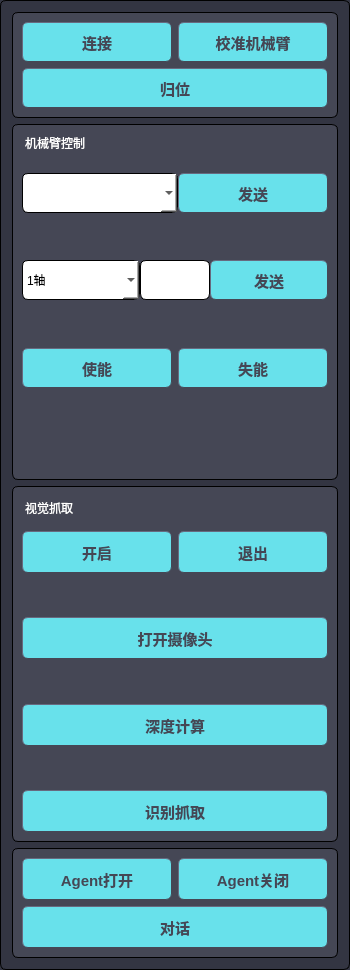
     <widget class="QFrame" name="frame_2">
      <property name="sizePolicy">
       <sizepolicy hsizetype="Preferred" vsizetype="Preferred">
        <horstretch>1</horstretch>
        <verstretch>0</verstretch>
       </sizepolicy>
      </property>
      <property name="minimumSize">
       <size>
        <width>250</width>
        <height>50</height>
       </size>
      </property>
      <property name="maximumSize">
       <size>
        <width>350</width>
        <height>16777215</height>
       </size>
      </property>
      <property name="styleSheet">
       <string notr="true">border-width: 1px;border-style: solid;background-color: rgb(51,53,66); border-style: outset;border-radius:6px; </string>
      </property>
      <property name="frameShape">
       <enum>QFrame::StyledPanel</enum>
      </property>
      <property name="frameShadow">
       <enum>QFrame::Raised</enum>
      </property>
      <layout class="QVBoxLayout" name="verticalLayout" stretch="1,4,4,0">
       <item>
        <widget class="QFrame" name="frame_6">
         <property name="styleSheet">
          <string notr="true">border-width: 1px;border-style: solid;background-color: rgb(69,71,85); border-style: outset;border-radius:6px; </string>
         </property>
         <property name="frameShape">
          <enum>QFrame::StyledPanel</enum>
         </property>
         <property name="frameShadow">
          <enum>QFrame::Raised</enum>
         </property>
         <layout class="QVBoxLayout" name="verticalLayout_7">
          <item>
           <layout class="QHBoxLayout" name="horizontalLayout_9">
            <item>
             <widget class="QPushButton" name="pushButton_5">
              <property name="minimumSize">
               <size>
                <width>32</width>
                <height>40</height>
               </size>
              </property>
              <property name="styleSheet">
               <string notr="true">
QPushButton
{
	background-color: rgb(104,225,235); /*背景色*/ 
	border-style: outset;    /* 边界内凹 */
	border-width: 1px;     /* 边边界宽度 */
	font: bold 15px;     /* 字体大小 */
	min-width:2em;
	color:rgb(69,71,85); /* 字体颜色 */
	
}
/* 鼠标经过改变按钮颜色 */
QPushButton:hover
{
	background-color: rgb(102,255,104);
}
</string>
              </property>
              <property name="text">
               <string>连接</string>
              </property>
             </widget>
            </item>
            <item>
             <widget class="QPushButton" name="pushButton_10">
              <property name="enabled">
               <bool>false</bool>
              </property>
              <property name="minimumSize">
               <size>
                <width>32</width>
                <height>40</height>
               </size>
              </property>
              <property name="styleSheet">
               <string notr="true">
QPushButton
{
	background-color: rgb(104,225,235); /*背景色*/ 
	border-style: outset;    /* 边界内凹 */
	border-width: 1px;     /* 边边界宽度 */
	font: bold 15px;     /* 字体大小 */
	min-width:2em;
	color:rgb(69,71,85); /* 字体颜色 */
	
}
/* 鼠标经过改变按钮颜色 */
QPushButton:hover
{
	background-color: rgb(102,255,104);
}

</string>
              </property>
              <property name="text">
               <string>校准机械臂</string>
              </property>
             </widget>
            </item>
           </layout>
          </item>
          <item>
           <widget class="QPushButton" name="pushButton_12">
            <property name="enabled">
             <bool>false</bool>
            </property>
            <property name="minimumSize">
             <size>
              <width>32</width>
              <height>40</height>
             </size>
            </property>
            <property name="styleSheet">
             <string notr="true">
QPushButton
{
	background-color: rgb(104,225,235); /*背景色*/ 
	border-style: outset;    /* 边界内凹 */
	border-width: 1px;     /* 边边界宽度 */
	font: bold 15px;     /* 字体大小 */
	min-width:2em;
	color:rgb(69,71,85); /* 字体颜色 */
	
}
/* 鼠标经过改变按钮颜色 */
QPushButton:hover
{
	background-color: rgb(102,255,104);
}
</string>
            </property>
            <property name="text">
             <string>归位</string>
            </property>
           </widget>
          </item>
         </layout>
        </widget>
       </item>
       <item>
        <widget class="QFrame" name="frame_3">
         <property name="styleSheet">
          <string notr="true">border-width: 1px;border-style: solid;background-color: rgb(69,71,85); border-style: outset;border-radius:6px; </string>
         </property>
         <property name="frameShape">
          <enum>QFrame::StyledPanel</enum>
         </property>
         <property name="frameShadow">
          <enum>QFrame::Raised</enum>
         </property>
         <layout class="QVBoxLayout" name="verticalLayout_3">
          <item>
           <widget class="QLabel" name="label_4">
            <property name="styleSheet">
             <string notr="true">font: 87 14pt &quot;Arial&quot;;
color: white;
border: none;
margin-bottom: 15px;</string>
            </property>
            <property name="text">
             <string>机械臂控制</string>
            </property>
           </widget>
          </item>
          <item>
           <layout class="QHBoxLayout" name="horizontalLayout_3">
            <property name="spacing">
             <number>0</number>
            </property>
            <property name="bottomMargin">
             <number>0</number>
            </property>
            <item>
             <widget class="QComboBox" name="comboBox">
              <property name="minimumSize">
               <size>
                <width>120</width>
                <height>40</height>
               </size>
              </property>
              <property name="styleSheet">
               <string notr="true">background: white;
font: 9pt &quot;Arial&quot;;</string>
              </property>
             </widget>
            </item>
            <item>
             <widget class="QPushButton" name="pushButton">
              <property name="enabled">
               <bool>false</bool>
              </property>
              <property name="minimumSize">
               <size>
                <width>32</width>
                <height>40</height>
               </size>
              </property>
              <property name="maximumSize">
               <size>
                <width>150</width>
                <height>16777215</height>
               </size>
              </property>
              <property name="styleSheet">
               <string notr="true">
QPushButton
{
	background-color: rgb(104,225,235); /*背景色*/ 
	border-style: outset;    /* 边界内凹 */
	border-width: 1px;     /* 边边界宽度 */
	font: bold 15px;     /* 字体大小 */
	min-width:2em;
	color:rgb(69,71,85); /* 字体颜色 */
	
}
/* 鼠标经过改变按钮颜色 */
QPushButton:hover
{
	background-color: rgb(102,255,104);
}
</string>
              </property>
              <property name="text">
               <string>发送</string>
              </property>
             </widget>
            </item>
           </layout>
          </item>
          <item>
           <spacer name="verticalSpacer_4">
            <property name="orientation">
             <enum>Qt::Vertical</enum>
            </property>
            <property name="sizeHint" stdset="0">
             <size>
              <width>20</width>
              <height>40</height>
             </size>
            </property>
           </spacer>
          </item>
          <item>
           <layout class="QHBoxLayout" name="horizontalLayout_16" stretch="4,1,4">
            <property name="spacing">
             <number>0</number>
            </property>
            <item>
             <widget class="QComboBox" name="comboBox_2">
              <property name="minimumSize">
               <size>
                <width>0</width>
                <height>40</height>
               </size>
              </property>
              <property name="styleSheet">
               <string notr="true">background: white;
font: 9pt &quot;Arial&quot;;</string>
              </property>
              <item>
               <property name="text">
                <string>1轴</string>
               </property>
              </item>
              <item>
               <property name="text">
                <string>2轴</string>
               </property>
              </item>
              <item>
               <property name="text">
                <string>3轴</string>
               </property>
              </item>
              <item>
               <property name="text">
                <string>4轴</string>
               </property>
              </item>
              <item>
               <property name="text">
                <string>5轴</string>
               </property>
              </item>
              <item>
               <property name="text">
                <string>6轴</string>
               </property>
              </item>
             </widget>
            </item>
            <item>
             <widget class="QTextEdit" name="textEdit_3">
              <property name="maximumSize">
               <size>
                <width>16777215</width>
                <height>40</height>
               </size>
              </property>
              <property name="styleSheet">
               <string notr="true">background: white;
font: 9pt &quot;Arial&quot;;
</string>
              </property>
             </widget>
            </item>
            <item>
             <widget class="QPushButton" name="pushButton_6">
              <property name="enabled">
               <bool>false</bool>
              </property>
              <property name="minimumSize">
               <size>
                <width>32</width>
                <height>40</height>
               </size>
              </property>
              <property name="styleSheet">
               <string notr="true">
QPushButton
{
	background-color: rgb(104,225,235); /*背景色*/ 
	border-style: outset;    /* 边界内凹 */
	border-width: 1px;     /* 边边界宽度 */
	font: bold 15px;     /* 字体大小 */
	min-width:2em;
	color:rgb(69,71,85); /* 字体颜色 */
	
}
/* 鼠标经过改变按钮颜色 */
QPushButton:hover
{
	background-color: rgb(102,255,104);
}
</string>
              </property>
              <property name="text">
               <string>发送</string>
              </property>
             </widget>
            </item>
           </layout>
          </item>
          <item>
           <spacer name="verticalSpacer_14">
            <property name="orientation">
             <enum>Qt::Vertical</enum>
            </property>
            <property name="sizeHint" stdset="0">
             <size>
              <width>20</width>
              <height>40</height>
             </size>
            </property>
           </spacer>
          </item>
          <item>
           <layout class="QHBoxLayout" name="horizontalLayout_17">
            <item>
             <widget class="QPushButton" name="pushButton_7">
              <property name="enabled">
               <bool>false</bool>
              </property>
              <property name="minimumSize">
               <size>
                <width>32</width>
                <height>40</height>
               </size>
              </property>
              <property name="styleSheet">
               <string notr="true">
QPushButton
{
	background-color: rgb(104,225,235); /*背景色*/ 
	border-style: outset;    /* 边界内凹 */
	border-width: 1px;     /* 边边界宽度 */
	font: bold 15px;     /* 字体大小 */
	min-width:2em;
	color:rgb(69,71,85); /* 字体颜色 */
	
}
/* 鼠标经过改变按钮颜色 */
QPushButton:hover
{
	background-color: rgb(102,255,104);
}
</string>
              </property>
              <property name="text">
               <string>使能</string>
              </property>
             </widget>
            </item>
            <item>
             <widget class="QPushButton" name="pushButton_9">
              <property name="enabled">
               <bool>false</bool>
              </property>
              <property name="minimumSize">
               <size>
                <width>32</width>
                <height>40</height>
               </size>
              </property>
              <property name="styleSheet">
               <string notr="true">
QPushButton
{
	background-color: rgb(104,225,235); /*背景色*/ 
	border-style: outset;    /* 边界内凹 */
	border-width: 1px;     /* 边边界宽度 */
	font: bold 15px;     /* 字体大小 */
	min-width:2em;
	color:rgb(69,71,85); /* 字体颜色 */
	
}
/* 鼠标经过改变按钮颜色 */
QPushButton:hover
{
	background-color: rgb(102,255,104);
}
</string>
              </property>
              <property name="text">
               <string>失能</string>
              </property>
             </widget>
            </item>
           </layout>
          </item>
          <item>
           <spacer name="verticalSpacer_11">
            <property name="orientation">
             <enum>Qt::Vertical</enum>
            </property>
            <property name="sizeHint" stdset="0">
             <size>
              <width>20</width>
              <height>40</height>
             </size>
            </property>
           </spacer>
          </item>
          <item>
           <spacer name="verticalSpacer_13">
            <property name="orientation">
             <enum>Qt::Vertical</enum>
            </property>
            <property name="sizeHint" stdset="0">
             <size>
              <width>20</width>
              <height>40</height>
             </size>
            </property>
           </spacer>
          </item>
         </layout>
        </widget>
       </item>
       <item>
        <widget class="QFrame" name="frame_4">
         <property name="styleSheet">
          <string notr="true">border-width: 1px;border-style: solid;background-color: rgb(69,71,85); border-style: outset;border-radius:6px; </string>
         </property>
         <property name="frameShape">
          <enum>QFrame::StyledPanel</enum>
         </property>
         <property name="frameShadow">
          <enum>QFrame::Raised</enum>
         </property>
         <layout class="QVBoxLayout" name="verticalLayout_2">
          <item>
           <widget class="QLabel" name="label_2">
            <property name="styleSheet">
             <string notr="true">font: 87 14pt &quot;Arial&quot;;
color: white;
border: none;
margin-bottom: 5px;</string>
            </property>
            <property name="text">
             <string>视觉抓取</string>
            </property>
            <property name="alignment">
             <set>Qt::AlignLeading|Qt::AlignLeft|Qt::AlignTop</set>
            </property>
            <property name="margin">
             <number>0</number>
            </property>
           </widget>
          </item>
          <item>
           <layout class="QHBoxLayout" name="horizontalLayout_4">
            <item>
             <widget class="QPushButton" name="pushButton_3">
              <property name="enabled">
               <bool>false</bool>
              </property>
              <property name="styleSheet">
               <string notr="true">
QPushButton
{
	height: 40px;
	background-color: rgb(104,225,235); /*背景色*/ 
	border-style: outset;    /* 边界内凹 */
	border-width: 1px;     /* 边边界宽度 */
	font: bold 15px;     /* 字体大小 */
	min-width:2em;
	color:rgb(69,71,85); /* 字体颜色 */
	
}
/* 鼠标经过改变按钮颜色 */
QPushButton:hover
{
	background-color: rgb(102,255,104);
}
</string>
              </property>
              <property name="text">
               <string>开启</string>
              </property>
             </widget>
            </item>
            <item>
             <widget class="QPushButton" name="pushButton_4">
              <property name="enabled">
               <bool>false</bool>
              </property>
              <property name="styleSheet">
               <string notr="true">
QPushButton
{
	height: 40px;
	background-color: rgb(104,225,235); /*背景色*/ 
	border-style: outset;    /* 边界内凹 */
	border-width: 1px;     /* 边边界宽度 */
	font: bold 15px;     /* 字体大小 */
	min-width:2em;
	color:rgb(69,71,85); /* 字体颜色 */
	
}
/* 鼠标经过改变按钮颜色 */
QPushButton:hover
{
	background-color: rgb(102,255,104);
}
</string>
              </property>
              <property name="text">
               <string>退出</string>
              </property>
             </widget>
            </item>
           </layout>
          </item>
          <item>
           <spacer name="verticalSpacer">
            <property name="orientation">
             <enum>Qt::Vertical</enum>
            </property>
            <property name="sizeHint" stdset="0">
             <size>
              <width>20</width>
              <height>40</height>
             </size>
            </property>
           </spacer>
          </item>
          <item>
           <widget class="QPushButton" name="pushButton_11">
            <property name="enabled">
             <bool>false</bool>
            </property>
            <property name="styleSheet">
             <string notr="true">
QPushButton
{
	height: 40px;
	background-color: rgb(104,225,235); /*背景色*/ 
	border-style: outset;    /* 边界内凹 */
	border-width: 1px;     /* 边边界宽度 */
	font: bold 15px;     /* 字体大小 */
	min-width:2em;
	color:rgb(69,71,85); /* 字体颜色 */
	
}
/* 鼠标经过改变按钮颜色 */
QPushButton:hover
{
	background-color: rgb(102,255,104);
}
</string>
            </property>
            <property name="text">
             <string>打开摄像头</string>
            </property>
           </widget>
          </item>
          <item>
           <spacer name="verticalSpacer_2">
            <property name="orientation">
             <enum>Qt::Vertical</enum>
            </property>
            <property name="sizeHint" stdset="0">
             <size>
              <width>20</width>
              <height>40</height>
             </size>
            </property>
           </spacer>
          </item>
          <item>
           <widget class="QPushButton" name="pushButton_2">
            <property name="enabled">
             <bool>false</bool>
            </property>
            <property name="minimumSize">
             <size>
              <width>32</width>
              <height>0</height>
             </size>
            </property>
            <property name="accessibleDescription">
             <string notr="true"/>
            </property>
            <property name="styleSheet">
             <string notr="true">
QPushButton
{
	height: 40px;
	background-color: rgb(104,225,235); /*背景色*/ 
	border-style: outset;    /* 边界内凹 */
	border-width: 1px;     /* 边边界宽度 */
	font: bold 15px;     /* 字体大小 */
	min-width:2em;
	color:rgb(69,71,85); /* 字体颜色 */
	
}
/* 鼠标经过改变按钮颜色 */
QPushButton:hover
{
	background-color: rgb(102,255,104);
}
</string>
            </property>
            <property name="text">
             <string>深度计算</string>
            </property>
           </widget>
          </item>
          <item>
           <spacer name="verticalSpacer_3">
            <property name="orientation">
             <enum>Qt::Vertical</enum>
            </property>
            <property name="sizeHint" stdset="0">
             <size>
              <width>20</width>
              <height>40</height>
             </size>
            </property>
           </spacer>
          </item>
          <item>
           <widget class="QPushButton" name="pushButton_8">
            <property name="enabled">
             <bool>false</bool>
            </property>
            <property name="styleSheet">
             <string notr="true">
QPushButton
{
	height: 40px;
	background-color: rgb(104,225,235); /*背景色*/ 
	border-style: outset;    /* 边界内凹 */
	border-width: 1px;     /* 边边界宽度 */
	font: bold 15px;     /* 字体大小 */
	min-width:2em;
	color:rgb(69,71,85); /* 字体颜色 */
	
}
/* 鼠标经过改变按钮颜色 */
QPushButton:hover
{
	background-color: rgb(102,255,104);
}
</string>
            </property>
            <property name="text">
             <string>识别抓取</string>
            </property>
           </widget>
          </item>
         </layout>
        </widget>
       </item>
       <item>
        <widget class="QFrame" name="frame_8">
         <property name="styleSheet">
          <string notr="true">border-width: 1px;border-style: solid;background-color: rgb(69,71,85); border-style: outset;border-radius:6px; </string>
         </property>
         <property name="frameShape">
          <enum>QFrame::StyledPanel</enum>
         </property>
         <property name="frameShadow">
          <enum>QFrame::Raised</enum>
         </property>
         <layout class="QVBoxLayout" name="verticalLayout_10">
          <item>
           <layout class="QHBoxLayout" name="horizontalLayout_25">
            <item>
             <widget class="QPushButton" name="pushButton_13">
              <property name="enabled">
               <bool>false</bool>
              </property>
              <property name="styleSheet">
               <string notr="true">
QPushButton
{
	height: 40px;
	background-color: rgb(104,225,235); /*背景色*/ 
	border-style: outset;    /* 边界内凹 */
	border-width: 1px;     /* 边边界宽度 */
	font: bold 15px;     /* 字体大小 */
	min-width:2em;
	color:rgb(69,71,85); /* 字体颜色 */
	
}
/* 鼠标经过改变按钮颜色 */
QPushButton:hover
{
	background-color: rgb(102,255,104);
}
</string>
              </property>
              <property name="text">
               <string>Agent打开</string>
              </property>
             </widget>
            </item>
            <item>
             <widget class="QPushButton" name="pushButton_14">
              <property name="enabled">
               <bool>false</bool>
              </property>
              <property name="styleSheet">
               <string notr="true">
QPushButton
{
	height: 40px;
	background-color: rgb(104,225,235); /*背景色*/ 
	border-style: outset;    /* 边界内凹 */
	border-width: 1px;     /* 边边界宽度 */
	font: bold 15px;     /* 字体大小 */
	min-width:2em;
	color:rgb(69,71,85); /* 字体颜色 */
	
}
/* 鼠标经过改变按钮颜色 */
QPushButton:hover
{
	background-color: rgb(102,255,104);
}
</string>
              </property>
              <property name="text">
               <string>Agent关闭</string>
              </property>
             </widget>
            </item>
           </layout>
          </item>
          <item>
           <widget class="QPushButton" name="pushButton_15">
            <property name="enabled">
             <bool>false</bool>
            </property>
            <property name="styleSheet">
             <string notr="true">
QPushButton
{
	height: 40px;
	background-color: rgb(104,225,235); /*背景色*/ 
	border-style: outset;    /* 边界内凹 */
	border-width: 1px;     /* 边边界宽度 */
	font: bold 15px;     /* 字体大小 */
	min-width:2em;
	color:rgb(69,71,85); /* 字体颜色 */
	
}
/* 鼠标经过改变按钮颜色 */
QPushButton:hover
{
	background-color: rgb(102,255,104);
}
</string>
            </property>
            <property name="text">
             <string>对话</string>
            </property>
           </widget>
          </item>
         </layout>
        </widget>
       </item>
      </layout>
     </widget>
